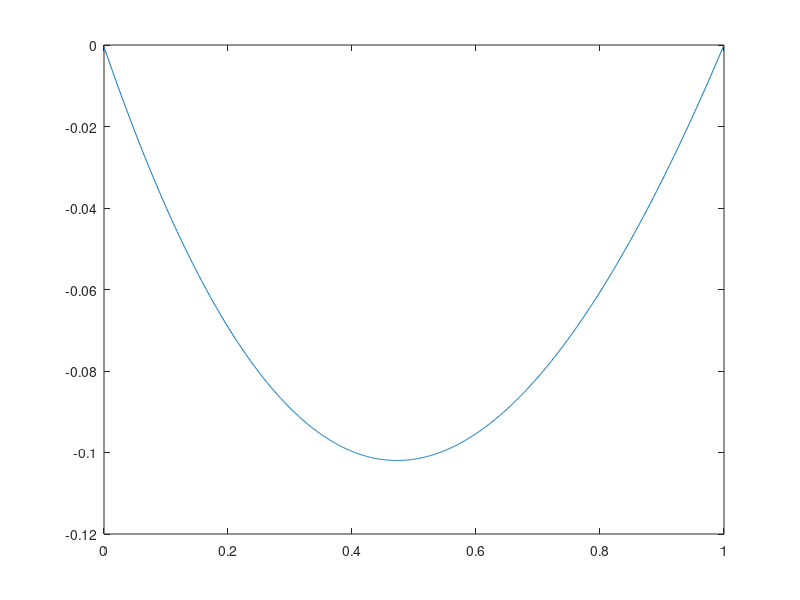

This chart was generated by the following MATLAB code: (Note: this script raises an error after producing the figure.)
clc; clear; close all
t = 0:0.001:1;
f1 = csvread('hm2_function01.csv');
plot(t,f1); hold on

x = linspace(0,1,100);
t = linspace(0,1,100);
sol = pdepe(0,@pdefun,@icfun,@bcfun,x,t);
u = sol(:,:,1);
plot(x,u(end,:))
xlabel('x'); ylabel('u(x)')
legend('result by Jacobi iteration','exact solution')
title('r(x) = -x^{2}, f(x) = sin(x)')

function [c,f,s] = pdefun(x,~,u,DuDx)
    r = -x.^2;
    c = 1;
    f = DuDx-sin(x);
    s = r.*u;
end
function u0 = icfun(~)
    u0 = 0;
end
function [pl,ql,pr,qr] = bcfun(~,ul,~,ur,~)
    pl = ul;
    ql = 0;
    pr = ur;
    qr = 0;
end